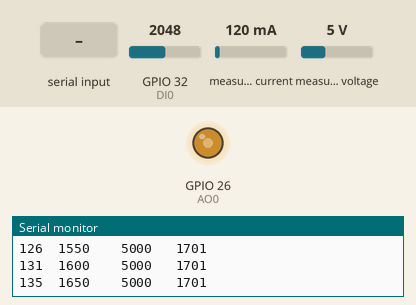
Recording of a sketch running on a simulated ESP32. Shown: output pins drawn as LEDs (lit = HIGH), the last lines printed to the serial monitor. Inputs (shaded band) come from the test bench; at power-on: GPIO 32 (DI0) = 2048, measured current 120 mA, measured voltage 5 V.

Above: at 0.45 s.
At 1.2 s:
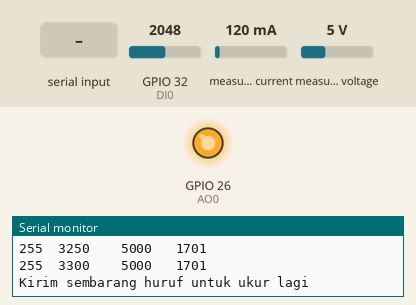
1.3 s: "1" received over Serial
At 1.45 s:
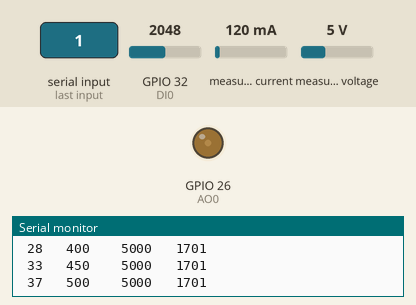
Timing chart, 0 to 4.3 s (numbered marks = the images above; inputs shaded):
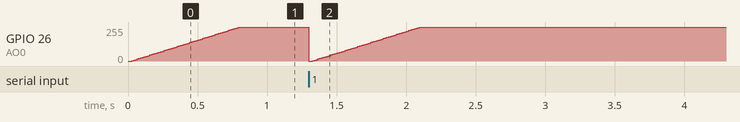

The sketch:

M2-03-KALIBRASI.ino
```cpp
/* Program : DA_INA_AD
 * DA mengeluarkan sinyal ramp dalam mV
 * INA dan AD mengukur
 * Print ke Serial Monitor dalam mV
 * (c) Eko M. Budi, 2022
 */

// pustaka
#include <Wire.h>
#include <Adafruit_INA219.h>

#define BAUD 500000

// Pin Standar kit ESCOPE 2020 ESP32
#define DO0 13
#define DO1 12
#define DO2 14
#define DO3 27
#define DO4 33

#define DI0 32
#define DI1 35
#define DI2 34
#define DI3 39
#define DI4 36

#define AO0 26
#define AO1 25

#define LED0 5
#define BT0 4
#define BT1 16
#define BT2 17

#define DA_MAX 255
#define AD_MAX 4095

// pesan obyek INA219
Adafruit_INA219 ina219;

// data
int da_out;
int ad_in;

int ina_mv;
int da_mv;
int ad_mv;

// KONVERSI dgn Kalibrasi

// index kolom array kalibrasi
enum {I_AD, I_MV, I_DA, N_COL};
#define N_ROW 256

// isi tabel ini dari hasil program sebelumnya
int tabel[N_ROW][N_COL] = {
{   0,   60,    0},
{   1,   76,    1},
{   2,   84,    2},
{   3,   96,    3},
{  29,  108,    4},
{  22,  116,    5},
{  49,  132,    6},
{  64,  144,    7},
{  77,  156,    8},
{  91,  168,    9},
{ 112,  180,   10},
{ 120,  188,   11},
{ 137,  200,   12},
{ 151,  216,   13},
{ 172,  224,   14},
{ 179,  236,   15},
{ 192,  248,   16},
{ 209,  264,   17},
{ 226,  272,   18},
{ 244,  284,   19},
{ 252,  300,   20},
{ 272,  308,   21},
{ 276,  320,   22},
{ 302,  332,   23},
{ 307,  344,   24},
{ 333,  356,   25},
{ 336,  368,   26},
{ 358,  384,   27},
{ 374,  392,   28},
{ 385,  404,   29},
{ 400,  416,   30},
{ 422,  424,   31},
{ 442,  444,   32},
{ 453,  456,   33},
{ 474,  468,   34},
{ 486,  480,   35},
{ 496,  492,   36},
{ 526,  504,   37},
{ 544,  512,   38},
{ 553,  528,   39},
{ 562,  540,   40},
{ 580,  552,   41},
{ 593,  564,   42},
{ 610,  576,   43},
{ 619,  584,   44},
{ 634,  600,   45},
{ 651,  608,   46},
{ 669,  620,   47},
{ 688,  636,   48},
{ 739,  648,   49},
{ 715,  656,   50},
{ 731,  672,   51},
{ 749,  684,   52},
{ 758,  696,   53},
{ 768,  708,   54},
{ 789,  720,   55},
{ 800,  728,   56},
{ 821,  740,   57},
{ 829,  752,   58},
{ 839,  764,   59},
{ 869,  776,   60},
{ 873,  788,   61},
{ 885,  800,   62},
{ 911,  812,   63},
{ 921,  832,   64},
{ 948,  844,   65},
{ 962,  860,   66},
{ 978,  872,   67},
{ 991,  880,   68},
{1006,  896,   69},
{1021,  904,   70},
{1054,  920,   71},
{1055,  932,   72},
{1072,  940,   73},
{1092,  952,   74},
{1105,  964,   75},
{1121,  976,   76},
{1136,  988,   77},
{1150, 1000,   78},
{1167, 1008,   79},
{1177, 1024,   80},
{1194, 1036,   81},
{1214, 1044,   82},
{1225, 1060,   83},
{1217, 1068,   84},
{1258, 1084,   85},
{1264, 1096,   86},
{1291, 1108,   87},
{1296, 1120,   88},
{1317, 1132,   89},
{1327, 1144,   90},
{1345, 1156,   91},
{1360, 1168,   92},
{1379, 1176,   93},
{1392, 1188,   94},
{1409, 1200,   95},
{1425, 1224,   96},
{1447, 1232,   97},
{1456, 1240,   98},
{1473, 1256,   99},
{1488, 1268,  100},
{1503, 1280,  101},
{1514, 1292,  102},
{1532, 1300,  103},
{1552, 1312,  104},
{1568, 1328,  105},
{1581, 1340,  106},
{1600, 1348,  107},
{1617, 1360,  108},
{1632, 1372,  109},
{1654, 1388,  110},
{1658, 1396,  111},
{1678, 1412,  112},
{1690, 1420,  113},
{1706, 1432,  114},
{1723, 1444,  115},
{1742, 1460,  116},
{1744, 1468,  117},
{1768, 1480,  118},
{1787, 1492,  119},
{1788, 1504,  120},
{1805, 1516,  121},
{1825, 1528,  122},
{1835, 1540,  123},
{1853, 1552,  124},
{1872, 1564,  125},
{1883, 1576,  126},
{1902, 1588,  127},
{1901, 1588,  128},
{1919, 1600,  129},
{1933, 1612,  130},
{1945, 1624,  131},
{1958, 1640,  132},
{1973, 1648,  133},
{1994, 1660,  134},
{2003, 1672,  135},
{2020, 1680,  136},
{2032, 1692,  137},
{2059, 1708,  138},
{2062, 1720,  139},
{2085, 1732,  140},
{2105, 1740,  141},
{2113, 1756,  142},
{2126, 1764,  143},
{2141, 1780,  144},
{2160, 1792,  145},
{2176, 1800,  146},
{2182, 1812,  147},
{2205, 1824,  148},
{2223, 1836,  149},
{2240, 1852,  150},
{2254, 1864,  151},
{2263, 1876,  152},
{2282, 1888,  153},
{2295, 1900,  154},
{2307, 1908,  155},
{2323, 1924,  156},
{2336, 1932,  157},
{2357, 1944,  158},
{2369, 1960,  159},
{2390, 1976,  160},
{2405, 1984,  161},
{2416, 2000,  162},
{2432, 2012,  163},
{2448, 2023,  164},
{2459, 2032,  165},
{2480, 2048,  166},
{2493, 2060,  167},
{2505, 2068,  168},
{2519, 2080,  169},
{2540, 2092,  170},
{2545, 2104,  171},
{2575, 2116,  172},
{2585, 2128,  173},
{2601, 2140,  174},
{2621, 2152,  175},
{2627, 2164,  176},
{2650, 2180,  177},
{2659, 2192,  178},
{2674, 2200,  179},
{2701, 2212,  180},
{2706, 2228,  181},
{2721, 2236,  182},
{2737, 2248,  183},
{2751, 2256,  184},
{2767, 2272,  185},
{2785, 2284,  186},
{2798, 2292,  187},
{2815, 2308,  188},
{2832, 2316,  189},
{2843, 2332,  190},
{2862, 2340,  191},
{2880, 2364,  192},
{2897, 2376,  193},
{2919, 2388,  194},
{2935, 2400,  195},
{2946, 2412,  196},
{2969, 2424,  197},
{2975, 2436,  198},
{2999, 2444,  199},
{3008, 2456,  200},
{3009, 2468,  201},
{3042, 2484,  202},
{3054, 2496,  203},
{3082, 2504,  204},
{3102, 2516,  205},
{3120, 2528,  206},
{3126, 2540,  207},
{3143, 2552,  208},
{3160, 2564,  209},
{3173, 2576,  210},
{3197, 2588,  211},
{3213, 2600,  212},
{3233, 2612,  213},
{3251, 2624,  214},
{3261, 2636,  215},
{3280, 2648,  216},
{3300, 2660,  217},
{3334, 2672,  218},
{3329, 2684,  219},
{3348, 2692,  220},
{3371, 2708,  221},
{3393, 2720,  222},
{3411, 2728,  223},
{3435, 2748,  224},
{3465, 2764,  225},
{3478, 2772,  226},
{3495, 2788,  227},
{3513, 2800,  228},
{3536, 2812,  229},
{3555, 2820,  230},
{3581, 2832,  231},
{3606, 2844,  232},
{3633, 2856,  233},
{3653, 2868,  234},
{3664, 2880,  235},
{3701, 2892,  236},
{3728, 2900,  237},
{3753, 2916,  238},
{3776, 2924,  239},
{3798, 2940,  240},
{3824, 2952,  241},
{3842, 2964,  242},
{3874, 2976,  243},
{3896, 2988,  244},
{3921, 2996,  245},
{3949, 3012,  246},
{3982, 3024,  247},
{4005, 3032,  248},
{4039, 3048,  249},
{4040, 3056,  250},
{4043, 3060,  251},
{4048, 3056,  252},
{4050, 3064,  253},
{4052, 3060,  254},
{4055, 3052,  255},
};


// Fungsi konversi
int mvToDa(int mv) {
  // konversi linier
  int ofs_mv = tabel[0][I_MV];
  long delta_mv = tabel[N_ROW-1][I_MV]-ofs_mv;
  long delta_da = tabel[N_ROW-1][I_DA];

  // kalkulasi pakai float, bulatkan jadi int lagi
  int da = (int) ((float)(mv-ofs_mv)/delta_mv*delta_da);

  /* buat debug
  char buff[50];
  sprintf(buff,"%4d %6.2f %6.2f %4d", mv, delta_mv, delta_da, da);
  Serial.println(buff);
  */

  return constrain(da,0,DA_MAX);
}

// Fungsi konversi
int adToMv(int ad) {
  // cari segmen
  // berupa index pada tabel yang isi I_AD nya sudah > ad
  int idx;
  for (idx=1; idx<N_ROW-1; idx++) {
    if (tabel[idx][I_AD] >= ad) break;
  }

  // ambil batas interpolasi dari tabel
  int ofs_ad = tabel[idx-1][I_AD];
  int ofs_mv = tabel[idx-1][I_MV];
  int delta_mv = (float)tabel[idx][I_MV]-ofs_mv;
  int delta_ad = (float)tabel[idx][I_AD]-ofs_ad;

  // interpolasi linier untuk konversi ke mV
  int mv = (int)((float)(ad-ofs_ad)*delta_mv/delta_ad+0.5)+ ofs_mv;

  /* untuk debug
  char buff[60];
  sprintf(buff,"%4d %4d %4d %5.2f %5.2f %4d", ad, ofs_mv, ofs_ad, delta_mv, delta_ad, idx);
  Serial.println(buff);
  */
  return mv;
}

// Fungsi untuk print data ke serial monitor
void printData() {
  char buff[40];
  // format ke spreadsheet
  sprintf(buff,"%3d %5d  %6d  %5d", da_out, da_mv, ina_mv, ad_mv);
  Serial.println(buff);
}

// UTAMA
void setup() {
  // Siapkan serial, tunggu sampai terkoneksi
  Serial.begin(BAUD);
  while (!Serial) {}
  Serial.println("\nAnalog I/O Terkalibrasi");

  // siapkan INA219
  if (!ina219.begin()) {
    while (1) { delay(100); }
  }
}

void loop() {
  // Header Plot
  Serial.println("DA  DA(mV) Vi+(mV) AD(mV)");

  // mengeluarkan output ramp
  for (da_mv=0; da_mv<=3300; da_mv += 50) {
    // keluarkan sinyal ke DA
    da_out = mvToDa(da_mv);
    dacWrite(AO0, da_out);
    delay(10);    // tunggu tunak

    // baca AD
    ad_in = analogRead(DI0);
    ad_mv = adToMv(ad_in);

    // baca INA
    float shunt_mv = ina219.getShuntVoltage_mV();
    float bus_v = ina219.getBusVoltage_V();

    // konversi bacaan ina ke tegangan (mV)
    ina_mv = (int) (bus_v*1000 +0.5);

    printData();
  }

  // tunggu sampai dikirimi sesuatu dari Serial monitor
  Serial.println("Kirim sembarang huruf untuk ukur lagi");
  while(!Serial.available());
  while(Serial.available()) Serial.read();
}
```
